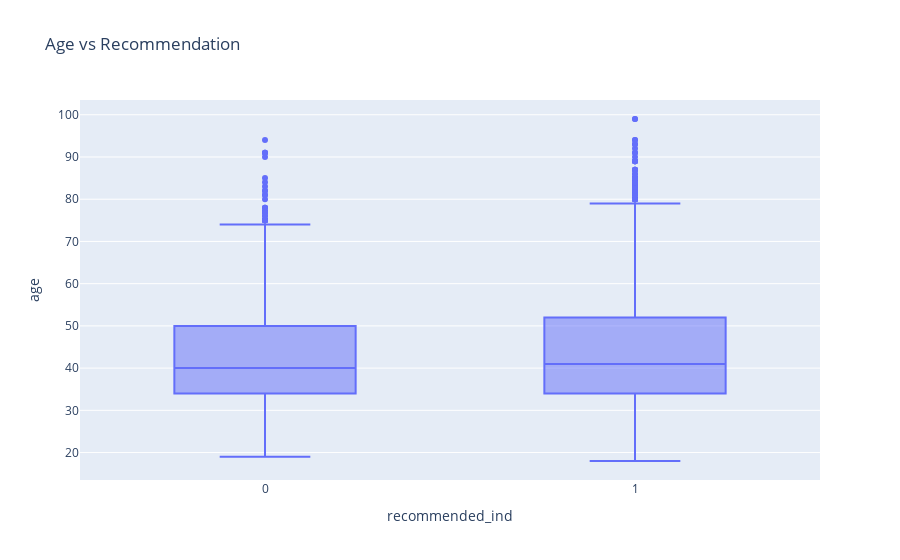

This figure's notebook cell:
### Code cell
fig = px.box(df, x='recommended_ind', y='age', title='Age vs Recommendation')
fig.show()

### Figure 1 — Plotly figure (JSON) as saved in the notebook; plotly's stock layout.template omitted (floating-point values rounded to 4 significant figures; data arrays with more than 128 entries replaced by an {"elided": "..."} marker saying what was removed)
{"data": [{"alignmentgroup": "True", "hovertemplate": "recommended_ind=%{x}<br>age=%{y}<extra></extra>", "legendgroup": "", "marker": {"color": "#636efa"}, "name": "", "notched": false, "offsetgroup": "", "orientation": "v", "showlegend": false, "type": "box", "x": {"elided": "23451 int values"}, "x0": " ", "xaxis": "x", "y": {"elided": "23451 int values"}, "y0": " ", "yaxis": "y"}], "layout": {"boxmode": "group", "legend": {"tracegroupgap": 0}, "title": {"text": "Age vs Recommendation"}, "xaxis": {"anchor": "y", "domain": [0, 1], "title": {"text": "recommended_ind"}}, "yaxis": {"anchor": "x", "domain": [0, 1], "title": {"text": "age"}}}}
